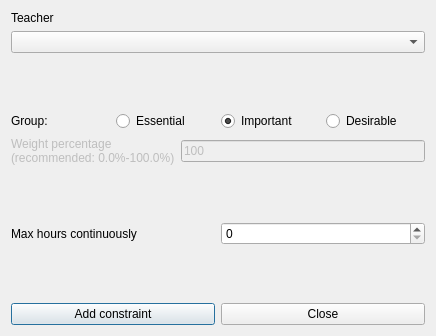
<?xml version="1.0" encoding="UTF-8"?>
<ui version="4.0">
 <class>AddConstraintTeacherMaxHoursContinuouslyForm_template</class>
 <widget class="QDialog" name="AddConstraintTeacherMaxHoursContinuouslyForm_template">
  <property name="geometry">
   <rect>
    <x>0</x>
    <y>0</y>
    <width>436</width>
    <height>336</height>
   </rect>
  </property>
  <property name="windowTitle">
   <string extracomment="This is the title of the dialog to add a new constraint of this type">Add teacher max hours continuously</string>
  </property>
  <layout class="QVBoxLayout" name="verticalLayout_2">
   <item>
    <layout class="QVBoxLayout" name="verticalLayout">
     <item>
      <widget class="QLabel" name="teacherTextLabel">
       <property name="frameShape">
        <enum>QFrame::NoFrame</enum>
       </property>
       <property name="frameShadow">
        <enum>QFrame::Plain</enum>
       </property>
       <property name="text">
        <string>Teacher</string>
       </property>
       <property name="wordWrap">
        <bool>false</bool>
       </property>
      </widget>
     </item>
     <item>
      <widget class="QComboBox" name="teachersComboBox">
       <property name="editable">
        <bool>false</bool>
       </property>
       <property name="insertPolicy">
        <enum>QComboBox::NoInsert</enum>
       </property>
       <property name="autoCompletion">
        <bool>false</bool>
       </property>
       <property name="duplicatesEnabled">
        <bool>false</bool>
       </property>
      </widget>
     </item>
    </layout>
   </item>
   <item>
    <spacer name="verticalSpacer">
     <property name="orientation">
      <enum>Qt::Vertical</enum>
     </property>
     <property name="sizeHint" stdset="0">
      <size>
       <width>20</width>
       <height>31</height>
      </size>
     </property>
    </spacer>
   </item>
   <item>
    <layout class="QHBoxLayout" name="horizontalLayout_4">
     <item>
      <widget class="QLabel" name="groupTextLabel">
       <property name="text">
        <string>Group:</string>
       </property>
      </widget>
     </item>
     <item>
      <widget class="QRadioButton" name="essentialRadioButton">
       <property name="text">
        <string>Essential</string>
       </property>
      </widget>
     </item>
     <item>
      <widget class="QRadioButton" name="importantRadioButton">
       <property name="text">
        <string>Important</string>
       </property>
       <property name="checked">
        <bool>true</bool>
       </property>
      </widget>
     </item>
     <item>
      <widget class="QRadioButton" name="desirableRadioButton">
       <property name="text">
        <string>Desirable</string>
       </property>
      </widget>
     </item>
    </layout>
   </item>
   <item>
    <layout class="QHBoxLayout" name="horizontalLayout_3">
     <item>
      <widget class="QLabel" name="weightTextLabel">
       <property name="enabled">
        <bool>false</bool>
       </property>
       <property name="frameShape">
        <enum>QFrame::NoFrame</enum>
       </property>
       <property name="frameShadow">
        <enum>QFrame::Plain</enum>
       </property>
       <property name="text">
        <string>Weight percentage
(recommended: 0.0%-100.0%)</string>
       </property>
       <property name="wordWrap">
        <bool>false</bool>
       </property>
      </widget>
     </item>
     <item>
      <widget class="QLineEdit" name="weightLineEdit">
       <property name="enabled">
        <bool>false</bool>
       </property>
       <property name="text">
        <string notr="true">100</string>
       </property>
      </widget>
     </item>
    </layout>
   </item>
   <item>
    <spacer name="verticalSpacer_2">
     <property name="orientation">
      <enum>Qt::Vertical</enum>
     </property>
     <property name="sizeHint" stdset="0">
      <size>
       <width>20</width>
       <height>29</height>
      </size>
     </property>
    </spacer>
   </item>
   <item>
    <layout class="QHBoxLayout" name="horizontalLayout_2">
     <item>
      <widget class="QLabel" name="maxHoursTextLabel">
       <property name="frameShape">
        <enum>QFrame::NoFrame</enum>
       </property>
       <property name="frameShadow">
        <enum>QFrame::Plain</enum>
       </property>
       <property name="text">
        <string>Max hours continuously</string>
       </property>
       <property name="wordWrap">
        <bool>false</bool>
       </property>
      </widget>
     </item>
     <item>
      <widget class="QSpinBox" name="maxHoursSpinBox"/>
     </item>
    </layout>
   </item>
   <item>
    <spacer name="verticalSpacer_3">
     <property name="orientation">
      <enum>Qt::Vertical</enum>
     </property>
     <property name="sizeHint" stdset="0">
      <size>
       <width>20</width>
       <height>31</height>
      </size>
     </property>
    </spacer>
   </item>
   <item>
    <layout class="QHBoxLayout" name="horizontalLayout">
     <item>
      <widget class="QPushButton" name="addConstraintPushButton">
       <property name="text">
        <string>Add constraint</string>
       </property>
      </widget>
     </item>
     <item>
      <widget class="QPushButton" name="closePushButton">
       <property name="text">
        <string>Close</string>
       </property>
      </widget>
     </item>
    </layout>
   </item>
  </layout>
 </widget>
 <layoutdefault spacing="6" margin="11"/>
 <resources/>
 <connections/>
</ui>
